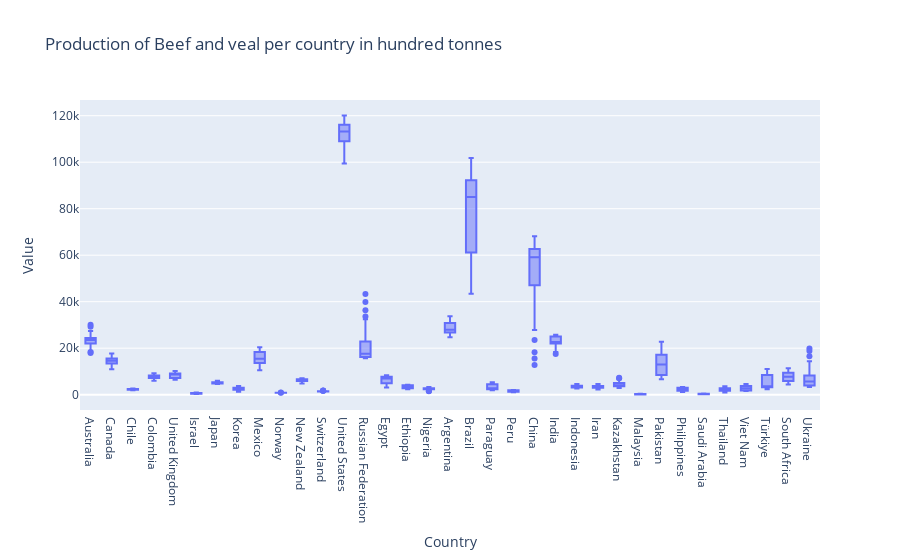
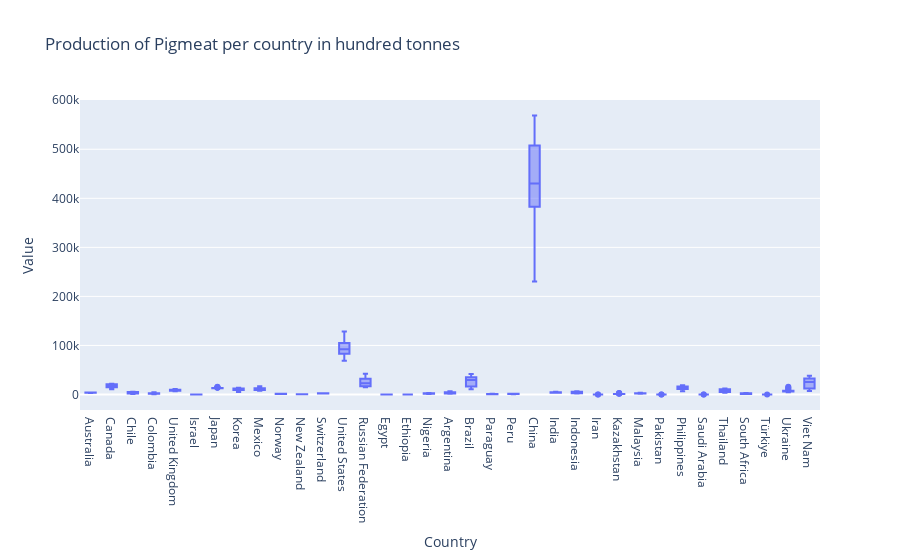
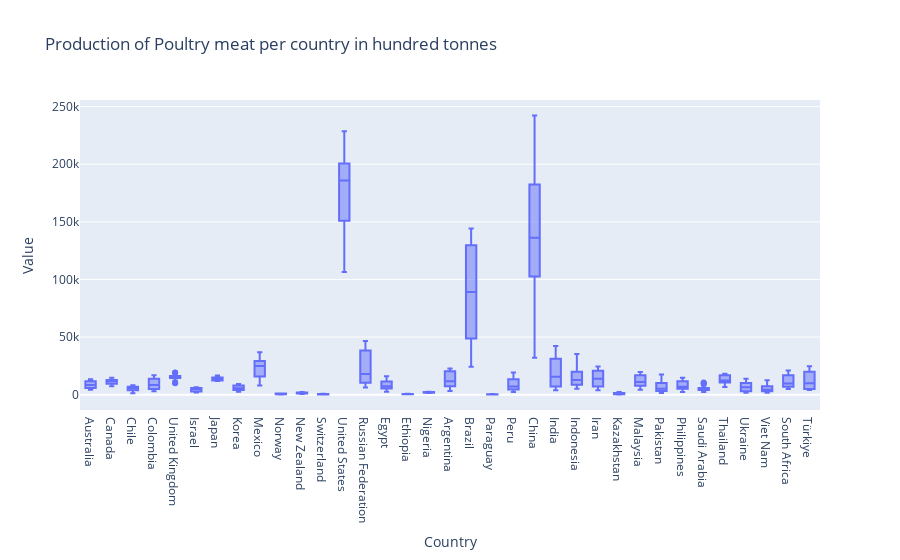
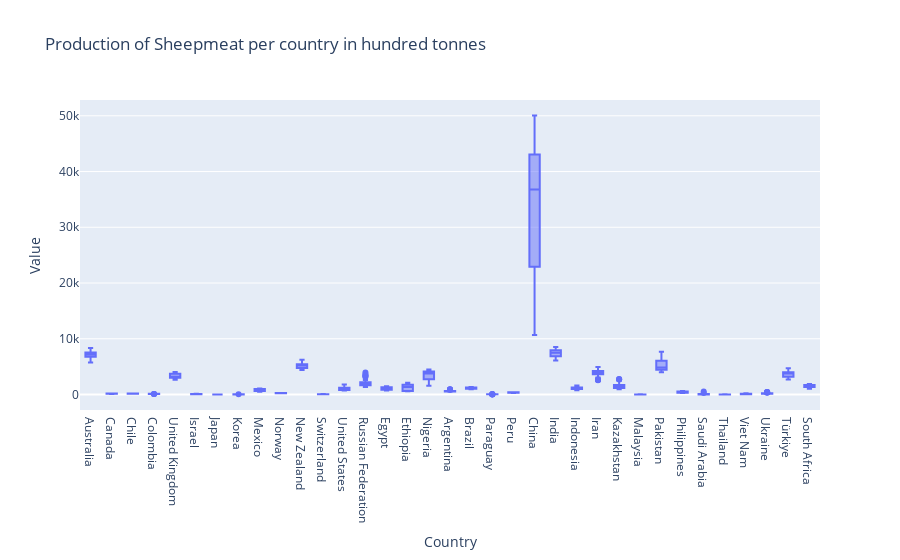

Here is the notebook cell these charts were saved with, in order:
### Code cell
# Create a meat type list
meat_types = ['Beef and veal', 'Pigmeat', 'Poultry meat', 'Sheepmeat']

# Create a box plot for the production of each type of meat and per country.

for meat_type in meat_types:
    meat_values = production_country.loc[production_country['Type_of_meat'] == meat_type]
    
    fig = px.box(meat_values, x="Country", y="Value", title=f"Production of {meat_type} per country in hundred tonnes")
    fig.show()
    print()

### Figure 1 — Plotly figure (JSON) as saved in the notebook; plotly's stock layout.template omitted (floating-point values rounded to 4 significant figures; data arrays with more than 128 entries replaced by an {"elided": "..."} marker saying what was removed)
{"data": [{"alignmentgroup": "True", "hovertemplate": "Country=%{x}<br>Value=%{y}<extra></extra>", "legendgroup": "", "marker": {"color": "#636efa"}, "name": "", "notched": false, "offsetgroup": "", "orientation": "v", "showlegend": false, "type": "box", "x": {"elided": "1155 str values"}, "x0": " ", "xaxis": "x", "y": {"elided": "1155 float values"}, "y0": " ", "yaxis": "y"}], "layout": {"boxmode": "group", "legend": {"tracegroupgap": 0}, "title": {"text": "Production of Beef and veal per country in hundred tonnes"}, "xaxis": {"anchor": "y", "domain": [0, 1], "title": {"text": "Country"}}, "yaxis": {"anchor": "x", "domain": [0, 1], "title": {"text": "Value"}}}}

### Figure 2 — Plotly figure (JSON) as saved in the notebook; plotly's stock layout.template omitted (floating-point values rounded to 4 significant figures; data arrays with more than 128 entries replaced by an {"elided": "..."} marker saying what was removed)
{"data": [{"alignmentgroup": "True", "hovertemplate": "Country=%{x}<br>Value=%{y}<extra></extra>", "legendgroup": "", "marker": {"color": "#636efa"}, "name": "", "notched": false, "offsetgroup": "", "orientation": "v", "showlegend": false, "type": "box", "x": {"elided": "1155 str values"}, "x0": " ", "xaxis": "x", "y": {"elided": "1155 float values"}, "y0": " ", "yaxis": "y"}], "layout": {"boxmode": "group", "legend": {"tracegroupgap": 0}, "title": {"text": "Production of Pigmeat per country in hundred tonnes"}, "xaxis": {"anchor": "y", "domain": [0, 1], "title": {"text": "Country"}}, "yaxis": {"anchor": "x", "domain": [0, 1], "title": {"text": "Value"}}}}

### Figure 3 — Plotly figure (JSON) as saved in the notebook; plotly's stock layout.template omitted (floating-point values rounded to 4 significant figures; data arrays with more than 128 entries replaced by an {"elided": "..."} marker saying what was removed)
{"data": [{"alignmentgroup": "True", "hovertemplate": "Country=%{x}<br>Value=%{y}<extra></extra>", "legendgroup": "", "marker": {"color": "#636efa"}, "name": "", "notched": false, "offsetgroup": "", "orientation": "v", "showlegend": false, "type": "box", "x": {"elided": "1155 str values"}, "x0": " ", "xaxis": "x", "y": {"elided": "1155 float values"}, "y0": " ", "yaxis": "y"}], "layout": {"boxmode": "group", "legend": {"tracegroupgap": 0}, "title": {"text": "Production of Poultry meat per country in hundred tonnes"}, "xaxis": {"anchor": "y", "domain": [0, 1], "title": {"text": "Country"}}, "yaxis": {"anchor": "x", "domain": [0, 1], "title": {"text": "Value"}}}}

### Figure 4 — Plotly figure (JSON) as saved in the notebook; plotly's stock layout.template omitted (floating-point values rounded to 4 significant figures; data arrays with more than 128 entries replaced by an {"elided": "..."} marker saying what was removed)
{"data": [{"alignmentgroup": "True", "hovertemplate": "Country=%{x}<br>Value=%{y}<extra></extra>", "legendgroup": "", "marker": {"color": "#636efa"}, "name": "", "notched": false, "offsetgroup": "", "orientation": "v", "showlegend": false, "type": "box", "x": {"elided": "1155 str values"}, "x0": " ", "xaxis": "x", "y": {"elided": "1155 float values"}, "y0": " ", "yaxis": "y"}], "layout": {"boxmode": "group", "legend": {"tracegroupgap": 0}, "title": {"text": "Production of Sheepmeat per country in hundred tonnes"}, "xaxis": {"anchor": "y", "domain": [0, 1], "title": {"text": "Country"}}, "yaxis": {"anchor": "x", "domain": [0, 1], "title": {"text": "Value"}}}}
